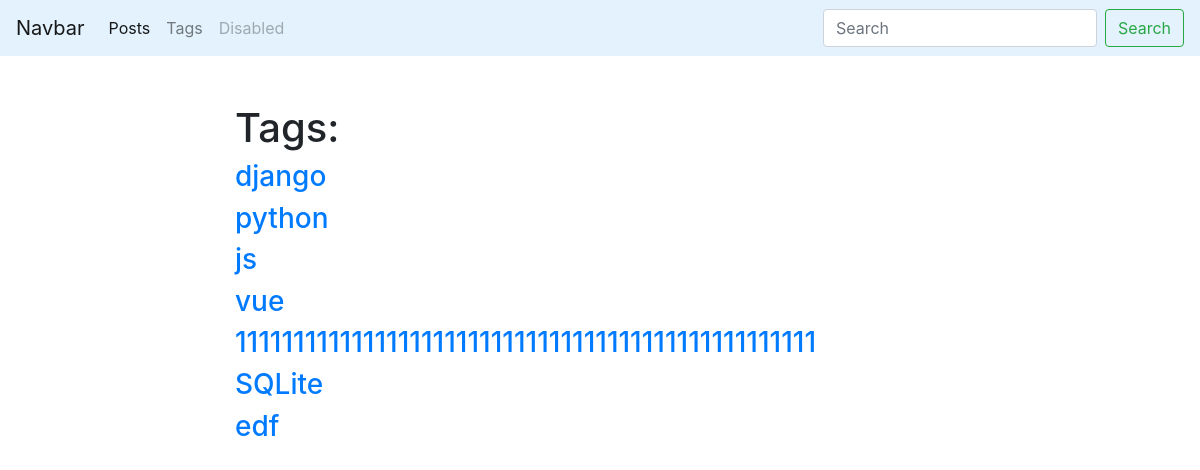
The page /blog/tags/ on the database its author committed.
### blog/models.py (models this page shows)
class Tag(models.Model):
    title = models.CharField(max_length=50)
    slug = models.SlugField(max_length=50, unique=True)
    def get_absolute_url(self):
        return reverse('tag_detail_url', kwargs={'slug': self.slug})
    def __str__(self):
        return self.title

### blog/views.py (the view)
# urls.py: path('tags/', tags_list, name='tags_list_url'),
def tags_list(request):
    tags = Tag.objects.all()
    return render(request, 'blog/tags_list.html', context={'tags':tags})

### blog/templates/blog/tags_list.html (shortened to what this page needs)
{% extends 'blog/base_blog.html' %}
{% block content %}
    <h1 class="md-5">Tags:</h1>
    {% for tag in tags %}
        <h3><a href="{{ tag.get_absolute_url}}">{{ tag }}</a></h3>
    {% endfor %}
{% endblock %}

### rows shown on the page
Tag: title "django"
Tag: title "python"
Tag: title "js"
Tag: title "vue"
Tag: title "11111111111111111111111111111111111111111111111111"
Tag: title "SQLite"
Tag: title "edf"
